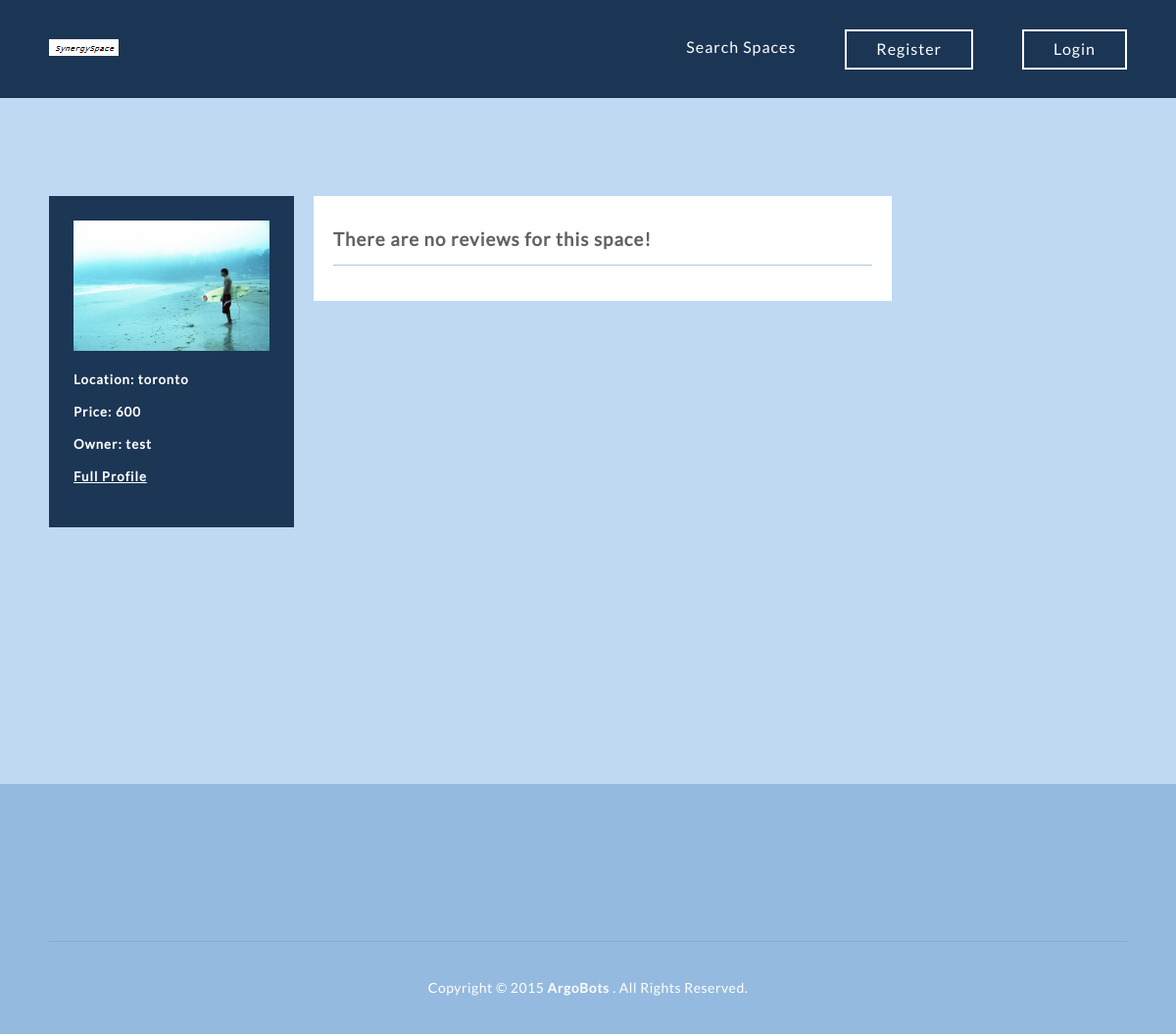
Page /reviews.php?sid=17 on the committed database.
### tables this page shows
CREATE TABLE IF NOT EXISTS `space` (
`sid` int(11) NOT NULL,
  `name` varchar(80) NOT NULL,
  `location` varchar(46) NOT NULL,
  `price` int(11) NOT NULL,
  `description` text NOT NULL,
  `ownerusername` varchar(16) NOT NULL,
  `photo` varchar(16) NOT NULL,
  `score` int(11) NOT NULL
);

### reviews.php (the view, shortened to what this page needs)
<!DOCTYPE html>
<html lang="en">
<head>
	<link rel="stylesheet" type="text/css" href="css/reset.css">
	<link rel="stylesheet" type="text/css" href="css/responsive.css">
	<link rel="stylesheet" type="text/css" href="css/formpages.css">
	<link rel="stylesheet" type="text/css" href="css/profpages.css">
</head>
<body>
	<section class="topper">
		<?php require('header.php');?>
		<?php
			if (isset($_GET['sid'])) {
				$sid = $_GET['sid'];
				$sid = htmlspecialchars($sid);
				$raw_results = mysql_query("SELECT * FROM space
						WHERE sid='".$sid."'");
				$results = mysql_fetch_array($raw_results);
				}
		?>
		<section class="logform">
		<div class="wrapper">
			<div class="profiles">
			<div class="backlinks">
				<div class="insidelinks">
					<img src="uploads/<?=$results['photo']?>" width="200" alt="Profile Picture!" />
					<h5> Location: <?php
						echo "".$results['location']."";
					?>
					</h5>
					<h5> Price: <?php
						echo "".$results['price']."";
					?>
					</h5>
					<h5> Owner: <?php
						echo "".$results['ownerusername']."";
						?>
					</h5>
					<h5><a href="spaceprofile.php?sid=<?=$sid?>">Full Profile</a></h5>
				</div>
			</div>
			<?php
			if (isset($_GET['sid'])) {
				$sid = $_GET['sid'];
				$sid = htmlspecialchars($sid);
				$reviewresults = mysql_query("SELECT * FROM review
						WHERE sid='".$sid."'");
				if(mysql_num_rows($reviewresults) > 0){
					while($review = mysql_fetch_array($reviewresults)){ ?>
						<div class="mainprof">
							<h3>Rating: <?=$review['score']?>/10</h3>
							<h4><?=$review['reviewerusername']?></h4>
							<hr class="profbreak" />
							<p><?=$review['description']?></p>
						</div>
						<br>
					<?php
					}
				}else{  ?>
					<div class="mainprof">
						<h3>There are no reviews for this space!</h3>
						<hr class="profbreak" />
					</div>
					<br>
				<?php
				}
			}
			?>
			</div>
		</div>
	</section>
</body>
</html>

### css/responsive.css (style rules this page uses)
body { background: #fff; }
.wrapper { max-width: 1100px; margin: 0 auto; position: relative; }
h1, h2, h3, h4, h5 ,h6 { color: #626262; font-family: "lato-regular", Helvetica, Arial, sans-serif; letter-spacing: 1px; }
h3 { font-size: 1.17em; margin: .83em 0 }
h5 { font-size: .83em; margin: 1.5em 0 }
h1, h2, h3, h4, h5, h6 { font-weight: bolder }
.topper { width: 100%; height: 200px; position: relative; background: #1C3655; background-size: cover; -webkit-background-size: cover; -moz-background-size: cover; -o-background-size: cover; }
footer { padding-top: 100px; background: #95badf; }
footer .copyrights { display: block; text-align: center; padding: 40px 0; margin-top: 60px; color: #fff; font-family: "lato-regular", Helvetica, Arial, sans-serif; font-size: 14px; letter-spacing: .5px; border-top: 1px solid #82abd4; }
footer .copyrights a.ph_link { font-family: "lato-bold", Helvetica, Arial, sans-serif; font-weight: bold; text-decoration: none; }

### css/formpages.css (style rules this page uses)
.logform { width: 100%; height: 300%; background: #bfd9f2; position: relative; padding-top: 100px; }

### css/profpages.css (style rules this page uses)
.profiles { padding: 0 0 0 270px; position: relative; }
.insidelinks { padding: 25px; left: 0; position: relative; top: 0; width: 200px; word-wrap: break-word; }
.insidelinks h5 { color: #FFFFFF; font-family: "lato-regular", Helvetica, Arial, sans-serif; letter-spacing: 1px; }
hr.profbreak { color: #aac8e4; background-color: #aac8e4; height: 1px; border: 0; width: 550px; }
.mainprof { background-color: #FFFFFF; width: 550px; padding: 20px; word-wrap: break-word; }
.backlinks { width: 250px; left: 0; position: absolute; top: 0; background-color: #1C3655; }

### rows in the picture
space: photo (picture), location "toronto", price "600", ownerusername "test"
